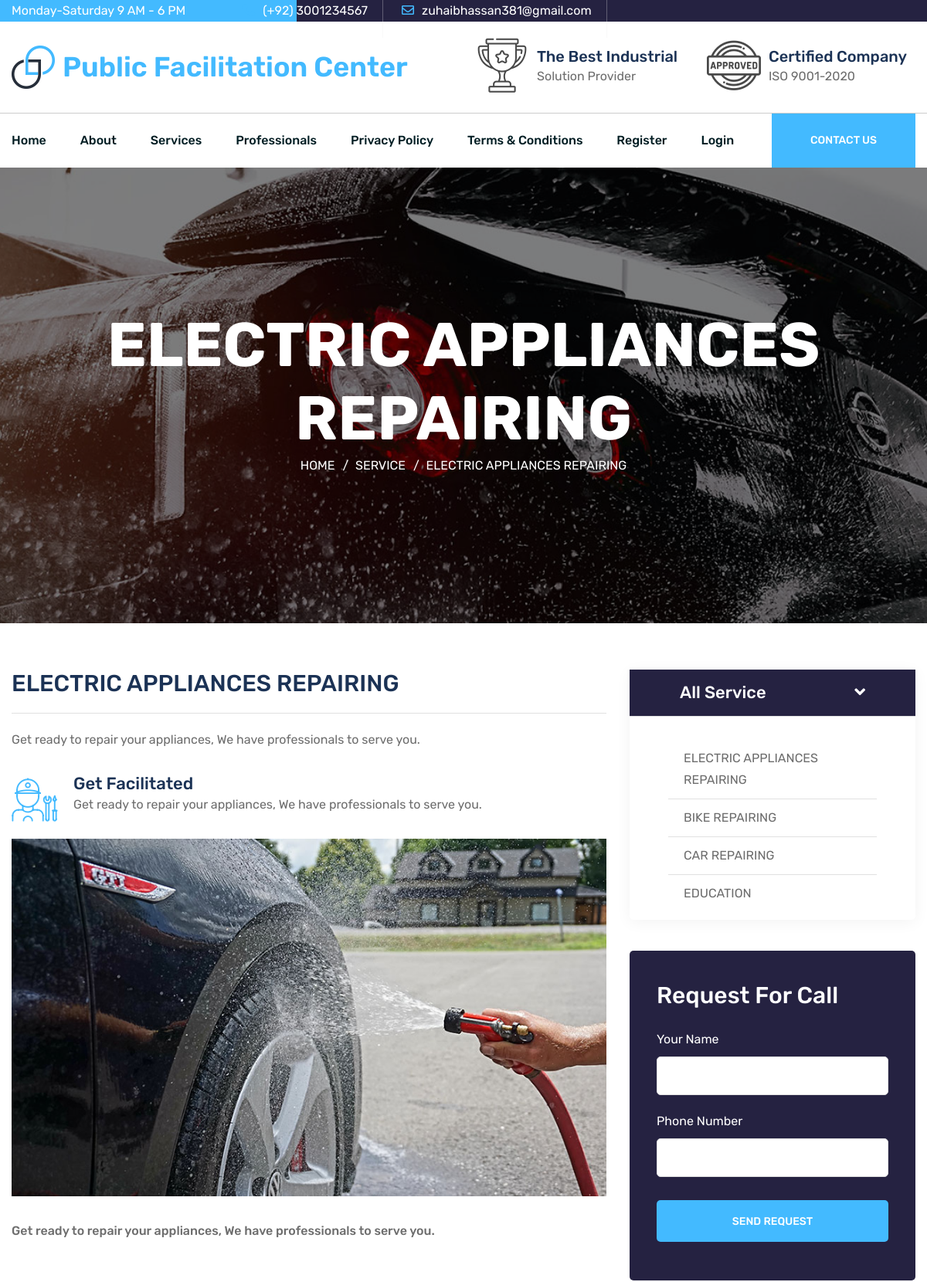
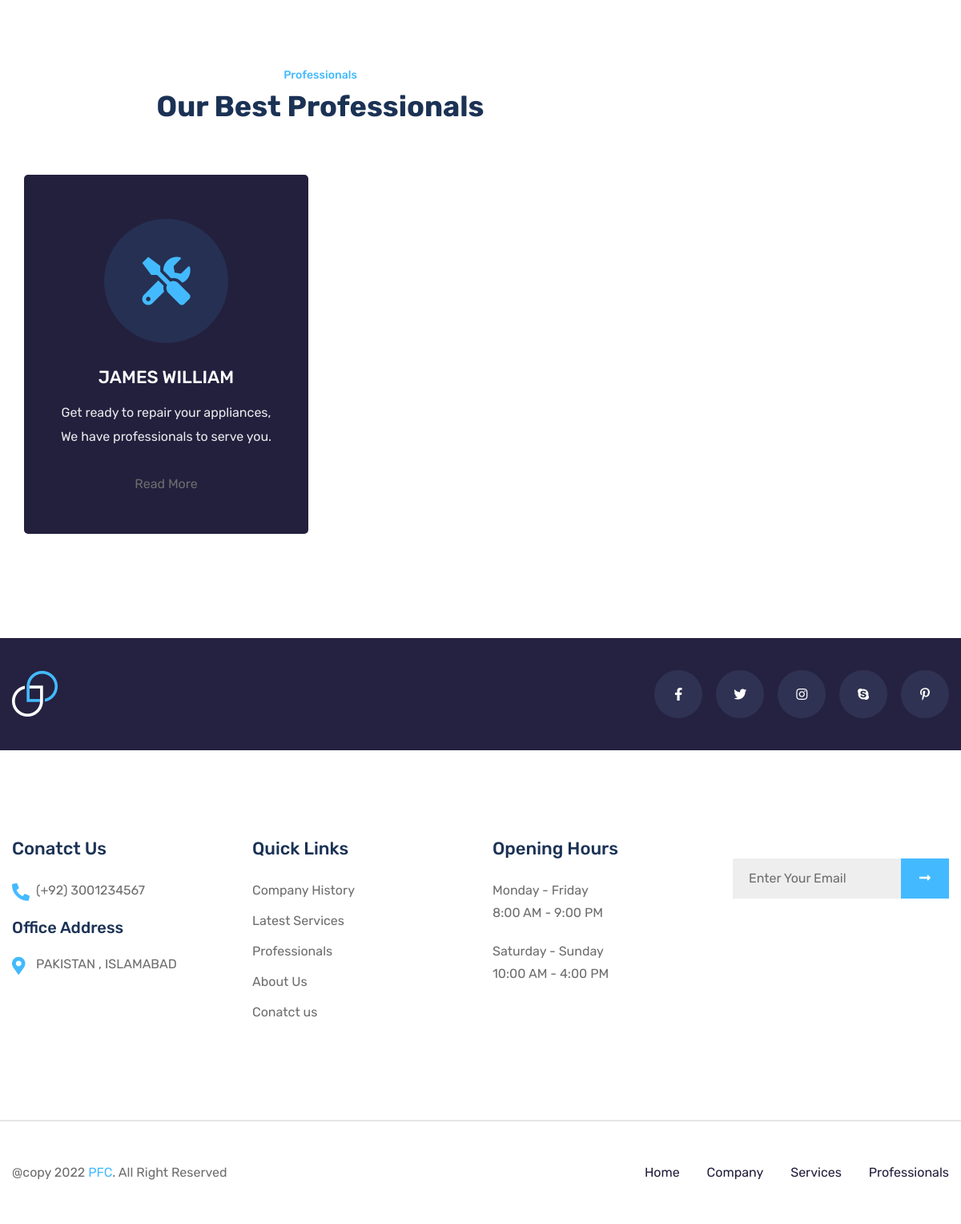
Page /service/electric-appliances-repairing on the committed database (2 pictures, top to bottom).
### tables this page shows
CREATE TABLE `tbl_services` (
  `service_id` int(11) NOT NULL,
  `service_slug` varchar(255) DEFAULT NULL,
  `service_title` varchar(255) DEFAULT NULL,
  `service_icon` varchar(100) DEFAULT NULL,
  `service_short_desc` varchar(255) DEFAULT NULL,
  `service_detail` longtext DEFAULT NULL,
  `service_status` int(1) NOT NULL,
  `service_order` int(11) NOT NULL
);

CREATE TABLE `tbl_professionals` (
  `prof_id` int(11) NOT NULL,
  `prof_slug` varchar(100) DEFAULT NULL,
  `prof_name` varchar(100) DEFAULT NULL,
  `prof_email` varchar(255) DEFAULT NULL,
  `prof_contact` varchar(20) DEFAULT NULL,
  `prof_password` varchar(255) DEFAULT NULL,
  `prof_image` varchar(255) DEFAULT NULL,
  `prof_status` int(1) NOT NULL,
  `prof_order` int(11) NOT NULL,
  `service_id` int(11) NOT NULL
);

CREATE TABLE `tbl_texts` (
  `txt_id` int(11) NOT NULL,
  `txt_type` varchar(50) NOT NULL,
  `txt_data` longtext DEFAULT NULL
);

### includes/conn.php (called while the page is built, shortened)
<?php session_start();
if ($_SERVER['HTTP_HOST'] != 'localhost') {
    $hostname_dbconn = "localhost";
    $rating_dbname = "public";
    $username_dbconn = "root";
    $password_dbconn = '';
    $path = "http://localhost/public-facilitation-center/";
} else {
    $path = "http://localhost/public-facilitation-center/";
}

### includes/baseFunctions.php (called while the page is built, shortened)
<?php
function getTable($table, $where)
{
    global $conn;
    $sql = "SELECT * FROM " . $table . " WHERE " . $where;
    $ex = $conn->query($sql) or die($sql);
    $rs = $ex->fetch_array();
    return $rs;
}
?>

### inc_pages/service_details.php (the view)
<?php
$slug = $_REQUEST['slug'];
$service_qry =  "SELECT * FROM tbl_services  WHERE service_status='1' AND service_slug='$slug' ORDER BY service_order DESC";
$exe1 = $conn->query($service_qry) or die(mysqli_error($conn));
$service = $exe1->fetch_assoc();
?>
        <section class="breadcrumbs-area bg_cover" style="background-image: url(<?= $path ?>assets/images/bg/breadcrumb-bg-1.jpg);">
            <div class="container">
                <div class="row justify-content-center">
                    <div class="col-lg-10">
                        <div class="breadcrumbs-content text-center">
                            <h1><?= $service['service_title'] ?></h1>
                            <ul>
                                <li><a href="#">Home</a></li>
                                <li><a href="<?= $path ?>service">Service</a></li>
                                <li class="active"><?= $service['service_title'] ?></li>
                            </ul>
                        </div>
                    </div>
                </div>
            </div>
        </section>
        <section class="service-details-section pt-60 pb-60">
            <div class="container">
                <div class="row">
                    <div class="col-lg-8">
                        <div class="service-details-wrapper">
                            <div class="title">
                                <h3><?= $service['service_title'] ?></h3>
                            </div>
                            <p><?= $service['service_short_desc'] ?></p>
                            <div class="content-box">
                                <i class="flaticon-mechanic"></i>
                                <h4>Get Facilitated</h4>
                                <P><?= $service['service_short_desc'] ?></P>
                            </div>
                            <img src="assets/images/service/single-service-1.jpg" class="img-fluid" alt="">
                            <h6><?= $service['service_short_desc'] ?></h6>
                        </div>
                        <section class="service-area service-area-v2 pt-110">
            <div class="container">
                <div class="row justify-content-center">
                    <div class="col-lg-10">
                        <div class="section-title text-center mb-60">
                            <span class="span">Professionals</span>
                            <h2>Our Best Professionals</h2>
                        </div>
                    </div>
                </div>
                <div class="row">
                    <?php $service_id = $service['service_id'];
                        $prof_qry =  "SELECT * FROM tbl_professionals  WHERE prof_status='1' AND service_id=$service_id ORDER BY prof_order DESC";
                        $prof_exe = $conn->query($prof_qry) or die(mysqli_error($conn));
                        while ($prof = $prof_exe->fetch_array()) { ?>
                    <div class="col-lg-6">
                        <div class="service-item mb-50">
                            <div class="icon">
                                <i class="<?= $service['service_icon'] ?>"></i>
                            </div>
                            <div class="info">
                                <h4><?= $prof['prof_name'] ?></h4>
                                <p><?= $service['service_short_desc'] ?></p>
                                <a href="<?= $path ?>professional/<?= $prof['prof_slug'] ?>" class="btn_link">Read More</a>
                            </div>
                        </div>
                    </div>
                    <?php } ?>
                </div>
            </div>
        </section>
                    </div>
                    <div class="col-lg-4">
                        <div class="sidebar-widget-area">
                            <div class="widget service-widget mb-40">
                                <h4 class="title">All Service <span class="float-right"><i class="fas fa-angle-down"></i></span></h4>
                                <ul class="list">
                                <?php $serviceqry =  "SELECT * FROM tbl_services  WHERE service_status='1' ORDER BY service_order DESC";
                                $serviceexe = $conn->query($serviceqry) or die(mysqli_error($conn));
                                while ($service1 = $serviceexe->fetch_array()) { ?>
                                    <li><a href="<?= $path ?>service/<?= $service1['service_slug'] ?>"><?= $service1['service_title'] ?></a></li>
                                    <?php } ?>
                                </ul>
                            </div>
                            <div class="widget cta-widget">
                                <h3>Request For Call</h3>
                                <form>
                                    <div class="form_group">
                                        <label>Your Name</label>
                                        <input type="text" class="form_control" name="name" required>
                                    </div>
                                    <div class="form_group">
                                        <label>Phone Number</label>
                                        <input type="text" class="form_control" name="phone" required>
                                    </div>
                                    <div class="form_group">
                                        <button class="main-btn">Send Request</button>
                                    </div>
                                </form>
                            </div>
                        </div>
                    </div>
                </div>
            </div>
        </section>

### inc_pages/shared/footer.php (shortened to what this page needs)
<?php
        $footerrs = getTable('tbl_texts', " `txt_type` = 'footer' ");
        $footer = unserialize(stripslashes($footerrs['txt_data']));
        ?>
<footer class="footer-area">
    <div class="footer-top pt-40 pb-40">
        <div class="container">
            <div class="row align-items-center">
                <div class="col-lg-4">
                    <div class="brand-logo">
                        <a href="#"><img src="<?= $path ?>assets/images/logo/logo-2.png" class="img-fluid" alt=""></a>
                    </div>
                </div>
                <div class="col-lg-8">
                    <div class="social-box">
                        <ul>
                            <?php if ($site_facebook) { ?>
                    <li><a target="_blank" href="<?= $site_facebook ?>"><i class="fab fa-facebook-f"></i></a>
                    </li>
                    <?php } ?>
                    <?php if ($site_twitter) { ?>
                    <li><a target="_blank" href="<?= $site_twitter ?>"><i class="fab fa-twitter"></i></a></li>
                    <?php } ?>
                    <?php if ($site_instagram) { ?>
                    <li><a target="_blank" href="<?= $site_instagram ?>"><i class="fab fa-instagram"></i></a>
                    </li>
                    <?php } ?>
                    <?php if ($site_skype) { ?>
                    <li><a target="_blank" href="skype:<?= $site_skype ?>?call"><i class="fab fa-skype"></i></a>
                    </li>
                    <?php } ?>
                    <?php if ($site_pinterest) { ?>
                    <li><a target="_blank" href="<?= $site_pinterest ?>"><i class="fab fa-pinterest-p"></i></a>
                    </li>
                    <?php } ?>
                        </ul>
                    </div>
                </div>
            </div>
        </div>
    </div>
    <div class="footer-widget-area pt-110 pb-110">
        <div class="container">
            <div class="row">
                <div class="col-lg-3 col-md-6 col-sm-12">
                    <div class="widget contact-info-widget">
                        <h4 class="widget-title">Conatct Us</h4>
                        <div class="info-box mb-20">
                            <p><i class="fas fa-phone-alt"></i><a href="tel:+923035051247"><?= $site_phone ?></a></p>
                        </div>
                        <div class="info-box">
                            <h5 class="mb-20">Office Address</h5>
                            <p><i class="fas fa-map-marker-alt"></i><?= $site_address ?></p>
                        </div>
                    </div>
                </div>
                <div class="col-lg-3 col-md-6 col-sm-12">
                    <div class="widget quick-link-widget">
                        <h4 class="widget-title">Quick Links</h4>
                        <ul class="widget-link">
                            <li><a href="<?= $path ?>about">Company History</a></li>
                            <li><a href="<?= $path ?>service">Latest Services</a></li>
                            <li><a href="<?= $path ?>professionals">Professionals</a></li>
                            <li><a href="<?= $path ?>about">About Us</a></li>
                            <li><a href="<?= $path ?>contact">Conatct us</a></li>
                        </ul>
                    </div>
                </div>
                <div class="col-lg-3 col-md-6 col-sm-12">
                    <div class="widget opening-hours-widget">
                        <h4 class="widget-title">Opening Hours</h4>
                        <div class="info-box">
                            <p>Monday - Friday</p>
                            <p>8:00 AM - 9:00 PM</p>
                        </div>
                        <div class="info-box">
                            <p>Saturday - Sunday</p>
                            <p>10:00 AM - 4:00 PM</p>
                        </div>
                    </div>
                </div>
                <div class="col-lg-3 col-md-6 col-sm-12">
                    <div class="widget newsletters-widget">
                  <form action="#" method="post" data-url="<?= $path . 'send-newsletter' ?>" data-type="newsletter" class="newsletters-form contact-form newsletter">
                      <div class="form_group">
                          <input type="email" class="form_control" placeholder="Enter Your Email" name="email" required>
                          <button type="submit" class="icon submit"><img id="btn-loader" style="height: 25px;display:none;" src="<?= $path ?>assets/images/illustrations/btn-loader.svg" alt="Please wait...">
                              <span class="submit-text"><i class="fas fa-long-arrow-alt-right"></i></span></button>
                      </div>
                  </form>
              </div>
          </div>
            </div>
        </div>
    </div>
    <div class="footer-bootom-area">
        <div class="container">
            <div class="row">
                <div class="col-lg-6">
                    <div class="copyright-text">
                        <p><?= $footer['text_copyright'] ?></p>
                    </div>
                </div>
                <div class="col-lg-6">
                    <div class="footer-nav">
                        <ul>
                            <li><a href="<?= $path ?>">Home</a></li>
                            <li><a href="<?= $path ?>about">Company</a></li>
                            <li><a href="<?= $path ?>service">Services</a></li>
                            <li><a href="<?= $path ?>professionals">Professionals</a></li>
                        </ul>
                    </div>
                </div>
            </div>
        </div>
    </div>
</footer>

### assets/css/default.css (style rules this page uses)
.mb-20 { margin-bottom: 20px; }
.mb-40 { margin-bottom: 40px; }
.mb-50 { margin-bottom: 50px; }
.mb-60 { margin-bottom: 60px; }
.pt-40 { padding-top: 40px; }
.pt-60 { padding-top: 60px; }
.pt-110 { padding-top: 110px; }
.pb-40 { padding-bottom: 40px; }
.pb-60 { padding-bottom: 60px; }
.pb-110 { padding-bottom: 110px; }

### rows in the picture
tbl_services: service_title "ELECTRIC APPLIANCES REPAIRING", service_short_desc "Get ready to repair your appliances, We have professionals to serve you."
tbl_professionals: prof_name "JAMES WILLIAM", service.service_short_desc "Get ready to repair your appliances, We have professionals to serve you."
tbl_services: service_title "BIKE REPAIRING"
tbl_services: service_title "CAR REPAIRING"
tbl_services: service_title "EDUCATION"
tbl_texts: txt_data "@copy 2022 PFC . All Right Reserved"

### other values in the picture
$site_phone "(+92) 3001234567"
$site_email "zuhaibhassan381@gmail.com"
$site_address "PAKISTAN , ISLAMABAD"
